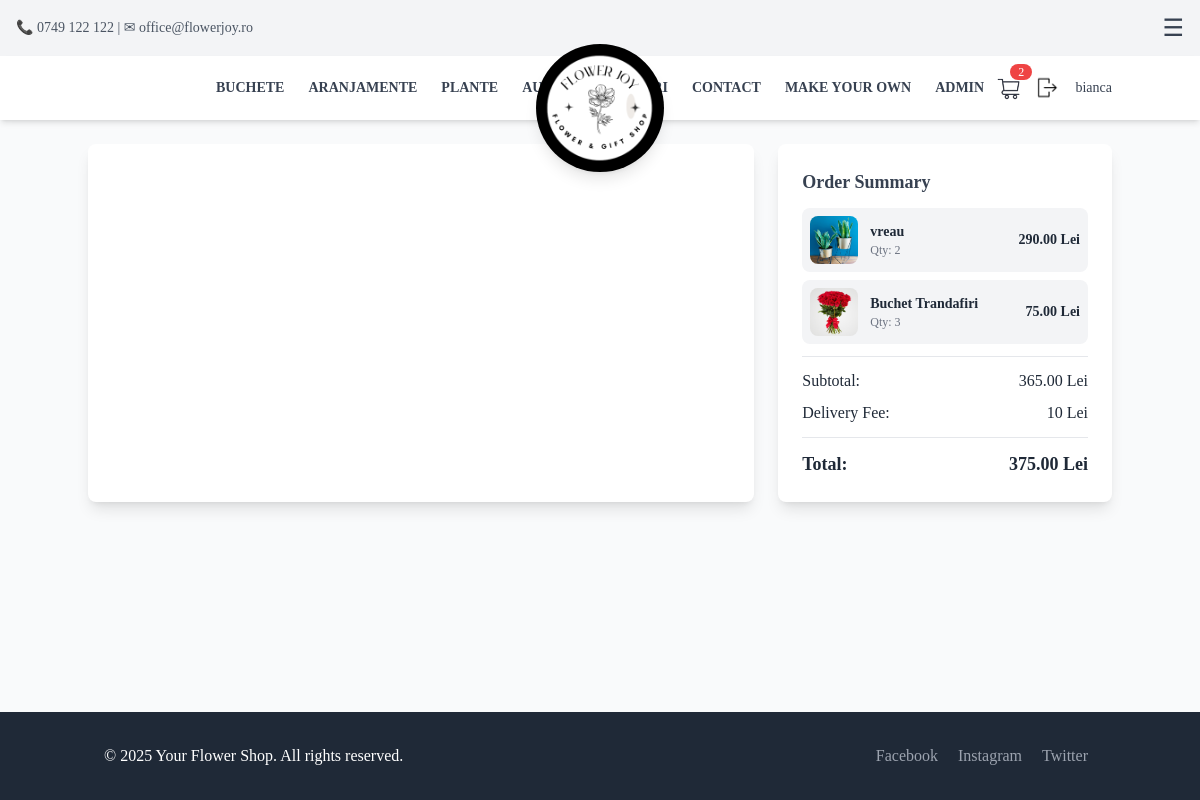
/checkout/ (signed in), run on an earlier commit of the app's database.
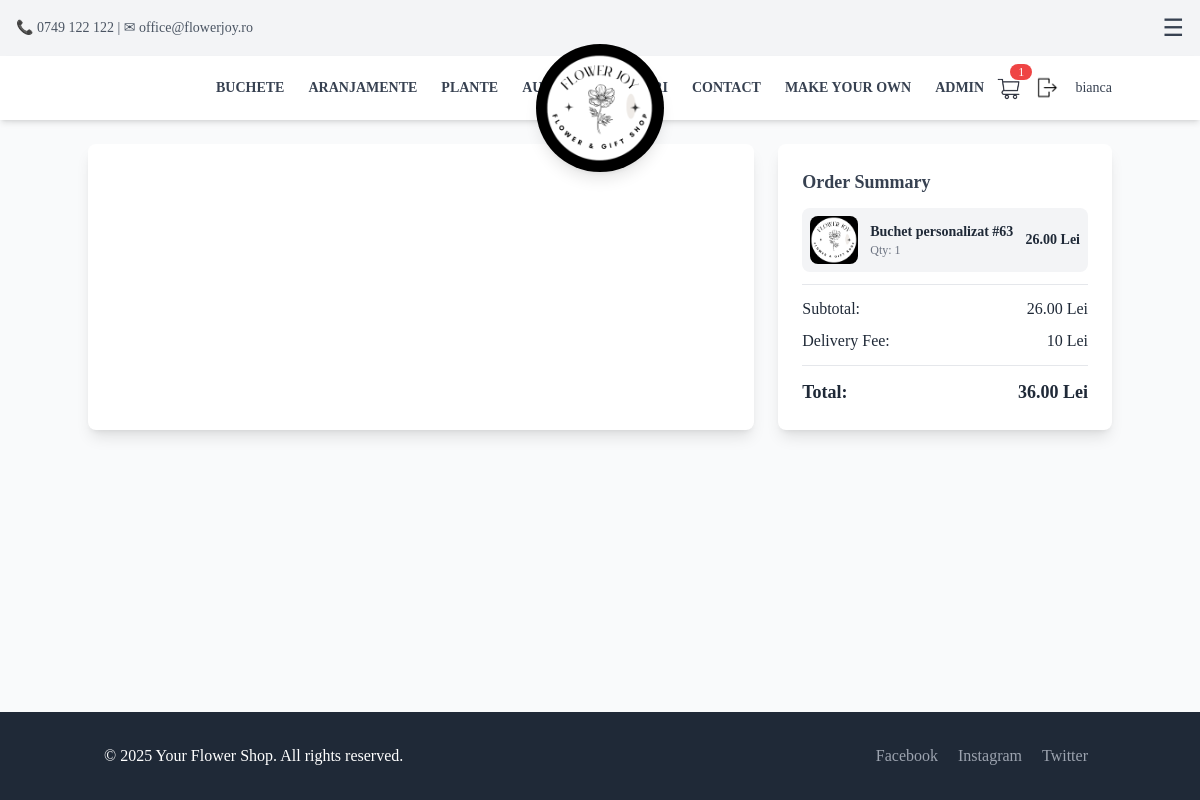
And on a later commit of the database.
### App/models.py (models this page shows, shortened)
class CartItem(models.Model):
    user = models.ForeignKey(User, on_delete=models.CASCADE, null=True, blank=True)
    session_id = models.CharField(max_length=255, null=True, blank=True) # Store session ID for anonymous users
    product = models.ForeignKey(Product, on_delete=models.CASCADE)
    quantity = models.PositiveIntegerField(default=1)
    def total_price(self):
        return self.product.price * self.quantity

class Product(models.Model):
    name = models.CharField(max_length=100, null=False, blank=False)
    description = models.TextField()
    category = models.CharField(
        max_length=100,
        choices=[
            ("buchete", "buchete"),
            ("plante", "plante"),
            ("aranjamente", "aranjamente"),
            ("Accessories", "Accessories"),
            ("Gifts", "Gifts"),
            ("CustomBouquet", "CustomBouquet"),
        ],
        default="General"
    )
    price = models.DecimalField(max_digits=10, decimal_places=2, null=False, blank=False)
    image = models.ImageField(upload_to="Pictures/", null=False, blank=False)
    created_at = models.DateTimeField(auto_now_add=True, null=False, blank=False)
    is_custom = models.BooleanField(default=False)
    in_store = models.BooleanField(default=False)
    auction_manual = models.BooleanField(default=False)
    auction_start_time = models.DateTimeField(null=True, blank=True)
    auction_floor_price = models.DecimalField(max_digits=10, decimal_places=2, default=10)
    auction_interval_minutes = models.PositiveIntegerField(default=60)
    auction_drop_amount = models.DecimalField(max_digits=6, decimal_places=2, default=5)
    before_auction_price = models.DecimalField(max_digits=10, decimal_places=2, null=False, blank=False, default=0.00)  # Store the price before auction
    bid_submited = models.BooleanField(default=False)  # Track if a bid has been submitted
    number_of_purcheses = models.PositiveIntegerField(default=0)  # Track the number of purchases

### App/views.py (the view, shortened to what this page needs)
# urls.py: path("checkout/", checkout, name="checkout"),
@login_required
def checkout(request):
    user = request.user if request.user.is_authenticated else None
    session_id = request.session.session_key or request.session.create()
    cart_items = CartItem.objects.filter(user=user) if user else CartItem.objects.filter(session_id=session_id)
    subtotal = sum(item.total_price() for item in cart_items)
    delivery_fee = 10  # Example delivery fee
    total_price = subtotal + delivery_fee
    return render(request, "checkout.html", {
        'stripe_public_key': settings.STRIPE_PUBLIC_KEY,
        "cart_items": cart_items,
        "subtotal": subtotal,
        "delivery_fee": delivery_fee,
        "total_price": total_price,
    })

### App/templates/partials/checkout.html (shortened to what this page needs)
{% extends 'base.html' %}
{% block content %}
<div class="container mx-auto flex flex-col lg:flex-row gap-6 mt-20 py-16">
    <div class="w-full lg:w-2/3 bg-white shadow-lg rounded-lg p-6 relative" id="checkout-section-container">
    </div>
  <div class="w-full lg:w-1/3 bg-white shadow-lg rounded-lg p-6">
    <h3 class="text-lg font-bold text-gray-700">Order Summary</h3>
    <div class="max-h-44 overflow-y-auto space-y-2 mt-3">
      {% for item in cart_items %}
      <div class="flex items-center justify-between bg-gray-100 p-2 rounded-lg">
        <div class="flex items-center gap-3">
          <img src="{{ item.product.image.url }}" alt="{{ item.product.name }}" class="w-12 h-12 rounded-lg">
          <div>
            <p class="text-sm font-semibold">{{ item.product.name }}</p>
            <p class="text-xs text-gray-500">Qty: {{ item.quantity }}</p>
          </div>
        </div>
        <p class="text-sm font-semibold">{{ item.total_price }} Lei</p>
      </div>
      {% endfor %}
    </div>
    <hr class="my-3">
    <div class="flex justify-between mt-2">
      <p>Subtotal:</p>
      <p>{{ subtotal }} Lei</p>
    </div>
    <div class="flex justify-between mt-2">
      <p>Delivery Fee:</p>
      <p>{{ delivery_fee }} Lei</p>
    </div>
    <hr class="my-3">
    <div class="flex justify-between text-lg font-semibold">
      <p>Total:</p>
      <p>{{ total_price }} Lei</p>
    </div>
  </div>
</div>
{% endblock %}

What changed in the data, as far as the page shows it:
removed CartItem: product.image (picture), product.name "vreau", quantity "2", total_price "290.00"
removed CartItem: product.image (picture), product.name "Buchet Trandafiri", quantity "3", total_price "75.00"
added CartItem: product.image (picture), product.name "Buchet personalizat #63", quantity "1", total_price "26.00"
Also different on the page:
{{ cart_count }}: "2" → "1"
{{ subtotal }}: "365.00" → "26.00"
{{ total_price }}: "375.00" → "36.00"
